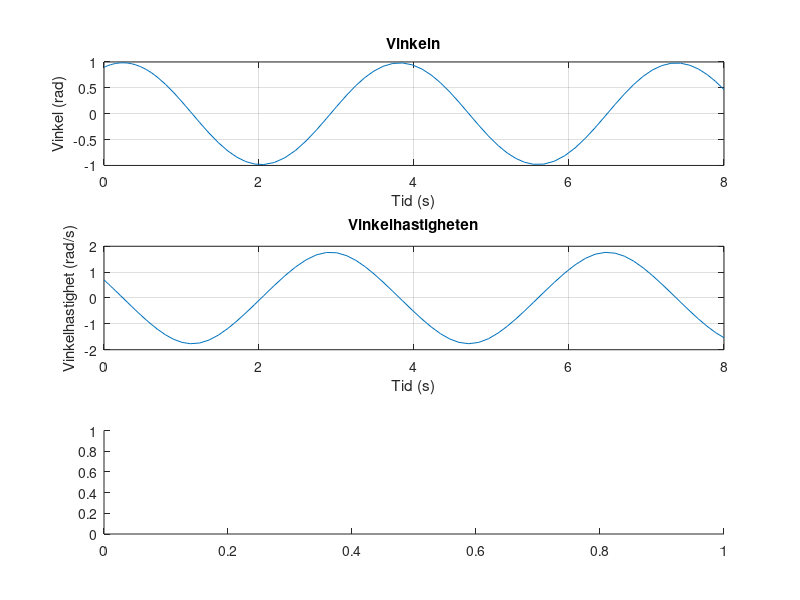

MATLAB code for this plot: (Note: this script raises an error after producing the figure.)
clc
clear
g = 9.81;   % Konstant
L = 2.7;    % Konstant
L= 2.8;
f = @(t,u) [u(2), -(g./L).*sin(u(1))]'; % Det linjära systemet (resultat av omvandling)

opts = odeset('AbsTol',10e-5);  % Vilken tolerans ska ode45 ha? testa olika tol för att dubbelkolla
%opts = odeset('AbsTol',10e-10); 
[t,y0] = ode45(f,[0 8], [((2.*pi)./7) 0.7],opts); % Beräknar diffekvationen
%[t,y0] = ode45(f,[0 8], [((2.*pi)./7) 0.5],opts);

subplot(3,1,1);
plot(t,y0(:,1)) % Plotta vinkeln som funktion av tiden
hold on;

% Vi vill interpolera, men inte över hela. Väljer lämpligt intervall där
% vi (med hjälp av plot) ser att nollstället befinner sig.

index = (t >= 1.5) & (t <= 2);;
d = y0(:,1);

c = polyfit(t(index), d(index), 3); % Interpolerar av grad 3. OBS: Viktigt att "degree < number of data points"
y = polyval(c, t(index));

r1 = roots(c) % Vilka är funktionens rötter? (Krav: Inom vårt intervall)

% Upprepar exakt samma, men nästa intervall

index = (t >= 2.5) & (t <= 3);
d = y0(:,1);

c = polyfit(t(index), d(index), 3); % Interpolerar av grad 3. OBS: Viktigt att "degree < number of data points"
y = polyval(c, t(index));

r2 = roots(c) % Vilka är funktionens rötter? (Krav: Inom vårt intervall)

hold on;

% Nu kan vi beräkna perioden:
per = (r2(2)-r1(2))*2;
fprintf('Perioden är: %d\n', per);



title('Vinkeln');
xlabel('Tid (s)');
ylabel('Vinkel (rad)');
grid on;

subplot(3,1,2);
plot(t,y0(:,2))
title('Vinkelhastigheten');
xlabel('Tid (s)');
ylabel('Vinkelhastighet (rad/s)');
grid on;

subplot(3,1,3);
anim(t, y0(:,1), L)
fiut = [((2.*pi)./7) ((-2.*pi)./7)];

function anim(t,fiut,L)
    for i=1:length(t)-1
    x0=L*sin(fiut(i));y0=-L*cos(fiut(i));
    plot([0,x0],[0,y0],'-o')
    axis('equal')
    axis([-1 1 -1 0]*1.2*L)
    drawnow
    pause(t(i+1)-t(i))
    end;
end